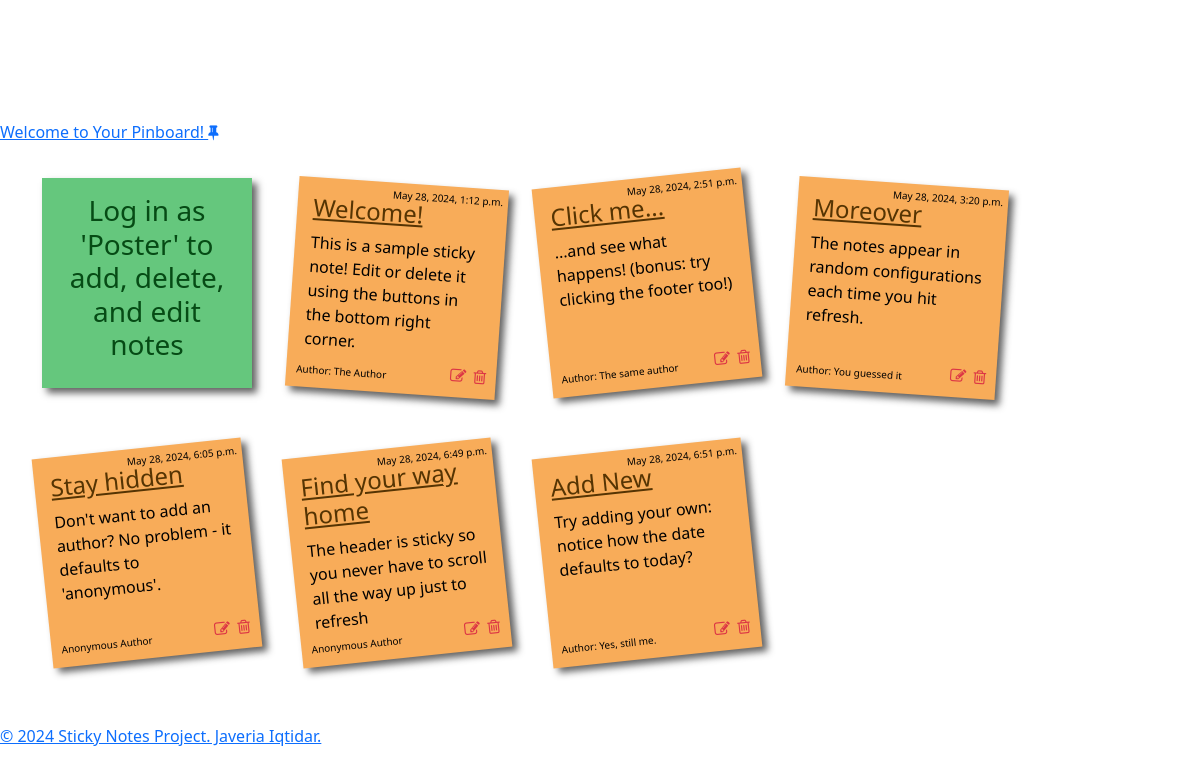
The app's page / (signed in) with its own data.
### notes_app/models.py (models this page shows, shortened)
class StickyNote(models.Model):
    title = models.CharField(max_length=30)
    content = models.CharField(max_length=200)
    created_on = models.DateTimeField(auto_now_add=True)
    author = models.CharField(max_length=30, null=True, blank=True)

### notes_app/views.py (the view)
# urls.py: path("", views.view_all_notes, name="view_all_notes"),
@login_required
def view_all_notes(request):
    notes = StickyNote.objects.all()
    rotation_classes = ["rotate-1", "rotate-2"]
    for note in notes:
        note.rotation_class = random.choice(rotation_classes)
    return render(request, "index.html", {"notes": notes})

### auth_app/templatetags/auth_extras.py (called while the page is built)
@register.filter(name='has_group')
def has_group(user, group_name):
    group = Group.objects.get(name=group_name)
    return True if group in user.groups.all() else False

### notes_app/templates/index.html (shortened to what this page needs)
{% extends 'base.html' %}
{% load auth_extras %}
{% block body %}
<div class="container bootstrap snippets bootdey">
    <div class="row">
		<ul class="notes">
            {% if request.user|has_group:"Posters" %}
            <li><a href="{% url 'create_note' %}" class="add-button">
                <div class="new-note">
                    <h1>New Note<br><i class="fa fa-plus"></i></h1>
                </div>
            </li></a>
            {% else %}
            <li>
                <div class="new-note">
                    <h3>Log in as 'Poster' to add, delete, and edit notes<br></h3>
                </div>
            </li></a>
            {% endif %}
            {% for note in notes %}
            <li>
                <div class="all-notes {{ note.rotation_class }}">
                    <small class="datesmall">{{ note.created_on }}</small>
                    <h4><a href="{% url 'view_note' note.id %}">{{ note.title }}</a></h4>
                    <p>{{ note.content }}</p>
                    {% if note.author %}
                    <small class="authsmall">Author: {{ note.author }}</small>
                    {% else %}
                    <small class="authsmall">Anonymous Author</small>
                    {% endif %}
                    {% if perms.notes_app.delete_stickynote %}
                    <a href="{% url 'delete_note' note.id %}" class="text-danger pull-right delete-button"><i class="fa fa-trash-o "></i></a>
                    {% endif %}
                    {% if perms.notes_app.change_stickynote %}
                    <a href="{% url 'edit_note' note.id %}" class="text-danger pull-right edit-button"><i class="fa fa-pencil-square-o "></i></a>
                    {% endif %}
                </div>
            </li>
            {% endfor %}
		</ul>
	</div>
</div>
{% endblock %}

### notes_app/templates/base.html (shortened to what this page needs)
{% load static %}
<!DOCTYPE html>
<html lang="en">
<head>
    <link href="https://cdn.jsdelivr.net/npm/bootstrap@5.3.3/dist/css/bootstrap.min.css" rel="stylesheet">
    <link href="https://maxcdn.bootstrapcdn.com/font-awesome/4.3.0/css/font-awesome.min.css" rel="stylesheet">
    <link rel="stylesheet" href="{% static 'style.css' %}">
</head>
<body>
    <header>
        <a href="/">Welcome to Your Pinboard! <i class="fa fa-thumb-tack"></i></a>
    </header>
    <br>
    {% block body %}
    {% endblock %}
    <footer>
        <p><a href="https://github.com/javerria/sticky_notes/">&copy; 2024 Sticky Notes Project. Javeria Iqtidar.</a></p>
    </footer>
</body>
</html>

### notes_app/static/style.css (style rules this page uses)
body { padding-top: 100px; margin-top: 20px; background-image: url("https://images.unsplash.com/photo-1558051815-0f18e64e6280?q=80&w=1000&auto=format&fit=crop&ixlib=rb-4.0.3&ixid=M3wxMjA3fDB8MHxzZWFyY2h8Mnx8Y29yayUyMGJvYXJkfGVufDB8fDB8fHww"); }
ul.notes li { position: relative; margin: 10px 40px 50px 0; float: left; list-style: none; }
ul.notes li .delete-button { position: absolute; bottom: 10px; right: 10px; }
ul.notes li .edit-button { position: absolute; bottom: 10px; right: 30px; }
ul.notes li .datesmall { position: absolute; top: 5px; right: 5px; font-size: 10px; }
ul.notes li .authsmall { position: absolute; bottom: 10px; left: 10px; font-size: 10px; }
div.rotate-1 { transform: rotate(-6deg); }
div.rotate-2 { transform: rotate(4deg); position: relative; top: 5px; }
.new-note { background-color: #65c77d; color: #064b15; text-align: center; }
.all-notes { background-color: #f8ac59; color: #000000; }
.all-notes a, .all-notes a:visited { color: #553403; }
ul.notes li div { text-decoration: none; display: block; height: 210px; width: 210px; padding: 1em; box-shadow: 5px 5px 7px rgba(33, 33, 33, 0.7); transition: transform 0.15s linear; }

### records on screen
StickyNote: created_on "May 28, 2024, 1:12 p.m.", title "Welcome!", content "This is a sample sticky note! Edit or delete it using the buttons in the bottom right corner.", author "The Author"
StickyNote: created_on "May 28, 2024, 2:51 p.m.", title "Click me...", content "...and see what happens! (bonus: try clicking the footer too!)", author "The same author"
StickyNote: created_on "May 28, 2024, 3:20 p.m.", title "Moreover", content "The notes appear in random configurations each time you hit refresh.", author "You guessed it"
StickyNote: created_on "May 28, 2024, 6:05 p.m.", title "Stay hidden", content "Don't want to add an author? No problem - it defaults to 'anonymous'.", author "Anonymous Author"
StickyNote: created_on "May 28, 2024, 6:49 p.m.", title "Find your way home", content "The header is sticky so you never have to scroll all the way up just to refresh", author "Anonymous Author"
StickyNote: created_on "May 28, 2024, 6:51 p.m.", title "Add New", content "Try adding your own: notice how the date defaults to today?", author "Yes, still me."
